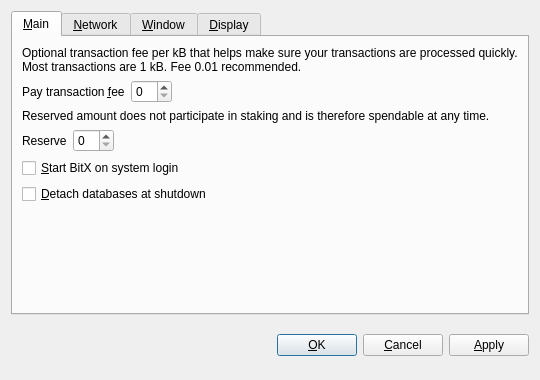
<?xml version="1.0" encoding="UTF-8"?>
<ui version="4.0">
 <class>OptionsDialog</class>
 <widget class="QDialog" name="OptionsDialog">
  <property name="geometry">
   <rect>
    <x>0</x>
    <y>0</y>
    <width>540</width>
    <height>380</height>
   </rect>
  </property>
  <property name="windowTitle">
   <string>Options</string>
  </property>
  <property name="modal">
   <bool>true</bool>
  </property>
  <layout class="QVBoxLayout" name="verticalLayout">
   <item>
    <widget class="QTabWidget" name="tabWidget">
     <property name="tabPosition">
      <enum>QTabWidget::North</enum>
     </property>
     <property name="currentIndex">
      <number>0</number>
     </property>
     <widget class="QWidget" name="tabMain">
      <attribute name="title">
       <string>&amp;Main</string>
      </attribute>
      <layout class="QVBoxLayout" name="verticalLayout_Main">
       <item>
        <widget class="QLabel" name="transactionFeeInfoLabel">
         <property name="text">
          <string>Optional transaction fee per kB that helps make sure your transactions are processed quickly. Most transactions are 1 kB. Fee 0.01 recommended.</string>
         </property>
         <property name="textFormat">
          <enum>Qt::PlainText</enum>
         </property>
         <property name="wordWrap">
          <bool>true</bool>
         </property>
        </widget>
       </item>
       <item>
        <layout class="QHBoxLayout" name="horizontalLayoutFee">
         <item>
          <widget class="QLabel" name="transactionFeeLabel">
           <property name="text">
            <string>Pay transaction &amp;fee</string>
           </property>
           <property name="textFormat">
            <enum>Qt::PlainText</enum>
           </property>
           <property name="buddy">
            <cstring>transactionFee</cstring>
           </property>
          </widget>
         </item>
         <item>
          <widget class="BitcoinAmountField" name="transactionFee"/>
         </item>
         <item>
          <spacer name="horizontalSpacerFee">
           <property name="orientation">
            <enum>Qt::Horizontal</enum>
           </property>
           <property name="sizeHint" stdset="0">
            <size>
             <width>40</width>
             <height>20</height>
            </size>
           </property>
          </spacer>
         </item>
        </layout>
       </item>
       <item>
        <widget class="QLabel" name="reserveBalanceInfoLabel">
         <property name="text">
          <string>Reserved amount does not participate in staking and is therefore spendable at any time.</string>
         </property>
         <property name="textFormat">
          <enum>Qt::PlainText</enum>
         </property>
         <property name="wordWrap">
          <bool>true</bool>
         </property>
        </widget>
       </item>
       <item>
        <layout class="QHBoxLayout" name="horizontalLayoutReserveBalance">
         <item>
          <widget class="QLabel" name="reserveBalanceLabel">
           <property name="text">
            <string>Reserve</string>
           </property>
           <property name="textFormat">
            <enum>Qt::PlainText</enum>
           </property>
           <property name="buddy">
            <cstring>reserveBalance</cstring>
           </property>
          </widget>
         </item>
         <item>
          <widget class="BitcoinAmountField" name="reserveBalance"/>
         </item>
         <item>
          <spacer name="horizontalSpacerReserveBalance">
           <property name="orientation">
            <enum>Qt::Horizontal</enum>
           </property>
           <property name="sizeHint" stdset="0">
            <size>
             <width>40</width>
             <height>20</height>
            </size>
           </property>
          </spacer>
         </item>
        </layout>
       </item>
       <item>
        <widget class="QCheckBox" name="bitcoinAtStartup">
         <property name="toolTip">
          <string>Automatically start BitX after logging in to the system.</string>
         </property>
         <property name="text">
          <string>&amp;Start BitX on system login</string>
         </property>
        </widget>
       </item>
       <item>
        <widget class="QCheckBox" name="detachDatabases">
         <property name="toolTip">
          <string>Detach block and address databases at shutdown. This means they can be moved to another data directory, but it slows down shutdown. The wallet is always detached.</string>
         </property>
         <property name="text">
          <string>&amp;Detach databases at shutdown</string>
         </property>
        </widget>
       </item>
       <item>
        <spacer name="verticalSpacer_Main">
         <property name="orientation">
          <enum>Qt::Vertical</enum>
         </property>
         <property name="sizeHint" stdset="0">
          <size>
           <width>20</width>
           <height>40</height>
          </size>
         </property>
        </spacer>
       </item>
      </layout>
     </widget>
     <widget class="QWidget" name="tabNetwork">
      <attribute name="title">
       <string>&amp;Network</string>
      </attribute>
      <layout class="QVBoxLayout" name="verticalLayout_Network">
       <item>
        <widget class="QCheckBox" name="mapPortUpnp">
         <property name="toolTip">
          <string>Automatically open the BitX client port on the router. This only works when your router supports UPnP and it is enabled.</string>
         </property>
         <property name="text">
          <string>Map port using &amp;UPnP</string>
         </property>
        </widget>
       </item>
       <item>
        <widget class="QCheckBox" name="connectSocks">
         <property name="toolTip">
          <string>Connect to the BitX network through a SOCKS proxy (e.g. when connecting through Tor).</string>
         </property>
         <property name="text">
          <string>&amp;Connect through SOCKS proxy:</string>
         </property>
        </widget>
       </item>
       <item>
        <layout class="QHBoxLayout" name="horizontalLayout_Network">
         <item>
          <widget class="QLabel" name="proxyIpLabel">
           <property name="text">
            <string>Proxy &amp;IP:</string>
           </property>
           <property name="textFormat">
            <enum>Qt::PlainText</enum>
           </property>
           <property name="buddy">
            <cstring>proxyIp</cstring>
           </property>
          </widget>
         </item>
         <item>
          <widget class="QValidatedLineEdit" name="proxyIp">
           <property name="maximumSize">
            <size>
             <width>140</width>
             <height>16777215</height>
            </size>
           </property>
           <property name="toolTip">
            <string>IP address of the proxy (e.g. 127.0.0.1)</string>
           </property>
          </widget>
         </item>
         <item>
          <widget class="QLabel" name="proxyPortLabel">
           <property name="text">
            <string>&amp;Port:</string>
           </property>
           <property name="textFormat">
            <enum>Qt::PlainText</enum>
           </property>
           <property name="buddy">
            <cstring>proxyPort</cstring>
           </property>
          </widget>
         </item>
         <item>
          <widget class="QLineEdit" name="proxyPort">
           <property name="maximumSize">
            <size>
             <width>55</width>
             <height>16777215</height>
            </size>
           </property>
           <property name="toolTip">
            <string>Port of the proxy (e.g. 9050)</string>
           </property>
          </widget>
         </item>
         <item>
          <widget class="QLabel" name="socksVersionLabel">
           <property name="text">
            <string>SOCKS &amp;Version:</string>
           </property>
           <property name="textFormat">
            <enum>Qt::PlainText</enum>
           </property>
           <property name="buddy">
            <cstring>socksVersion</cstring>
           </property>
          </widget>
         </item>
         <item>
          <widget class="QValueComboBox" name="socksVersion">
           <property name="toolTip">
            <string>SOCKS version of the proxy (e.g. 5)</string>
           </property>
          </widget>
         </item>
         <item>
          <spacer name="horizontalSpacer_Network">
           <property name="orientation">
            <enum>Qt::Horizontal</enum>
           </property>
           <property name="sizeHint" stdset="0">
            <size>
             <width>40</width>
             <height>20</height>
            </size>
           </property>
          </spacer>
         </item>
        </layout>
       </item>
       <item>
        <spacer name="verticalSpacer_Network">
         <property name="orientation">
          <enum>Qt::Vertical</enum>
         </property>
         <property name="sizeHint" stdset="0">
          <size>
           <width>20</width>
           <height>40</height>
          </size>
         </property>
        </spacer>
       </item>
      </layout>
     </widget>
     <widget class="QWidget" name="tabWindow">
      <attribute name="title">
       <string>&amp;Window</string>
      </attribute>
      <layout class="QVBoxLayout" name="verticalLayout_Window">
       <item>
        <widget class="QCheckBox" name="minimizeToTray">
         <property name="toolTip">
          <string>Show only a tray icon after minimizing the window.</string>
         </property>
         <property name="text">
          <string>&amp;Minimize to the tray instead of the taskbar</string>
         </property>
        </widget>
       </item>
       <item>
        <widget class="QCheckBox" name="minimizeOnClose">
         <property name="toolTip">
          <string>Minimize instead of exit the application when the window is closed. When this option is enabled, the application will be closed only after selecting Quit in the menu.</string>
         </property>
         <property name="text">
          <string>M&amp;inimize on close</string>
         </property>
        </widget>
       </item>
       <item>
        <spacer name="verticalSpacer_Window">
         <property name="orientation">
          <enum>Qt::Vertical</enum>
         </property>
         <property name="sizeHint" stdset="0">
          <size>
           <width>20</width>
           <height>40</height>
          </size>
         </property>
        </spacer>
       </item>
      </layout>
     </widget>
     <widget class="QWidget" name="tabDisplay">
      <attribute name="title">
       <string>&amp;Display</string>
      </attribute>
      <layout class="QVBoxLayout" name="verticalLayout_Display">
       <item>
        <layout class="QHBoxLayout" name="horizontalLayout_1_Display">
         <item>
          <widget class="QLabel" name="langLabel">
           <property name="text">
            <string>User Interface &amp;language:</string>
           </property>
           <property name="textFormat">
            <enum>Qt::PlainText</enum>
           </property>
           <property name="buddy">
            <cstring>lang</cstring>
           </property>
          </widget>
         </item>
         <item>
          <widget class="QValueComboBox" name="lang">
           <property name="toolTip">
            <string>The user interface language can be set here. This setting will take effect after restarting BitX.</string>
           </property>
          </widget>
         </item>
        </layout>
       </item>
       <item>
        <layout class="QHBoxLayout" name="horizontalLayout_2_Display">
         <item>
          <widget class="QLabel" name="unitLabel">
           <property name="text">
            <string>&amp;Unit to show amounts in:</string>
           </property>
           <property name="textFormat">
            <enum>Qt::PlainText</enum>
           </property>
           <property name="buddy">
            <cstring>unit</cstring>
           </property>
          </widget>
         </item>
         <item>
          <widget class="QValueComboBox" name="unit">
           <property name="toolTip">
            <string>Choose the default subdivision unit to show in the interface and when sending coins.</string>
           </property>
          </widget>
         </item>
        </layout>
       </item>
       <item>
        <widget class="QCheckBox" name="displayAddresses">
         <property name="toolTip">
          <string>Whether to show BitX addresses in the transaction list or not.</string>
         </property>
         <property name="text">
          <string>&amp;Display addresses in transaction list</string>
         </property>
        </widget>
       </item>
       <item>
        <widget class="QCheckBox" name="coinControlFeatures">
         <property name="toolTip">
          <string>Whether to show coin control features or not.</string>
         </property>
         <property name="text">
          <string>Display coin &amp;control features (experts only!)</string>
         </property>
        </widget>
       </item>
       <item>
        <spacer name="verticalSpacer_Display">
         <property name="orientation">
          <enum>Qt::Vertical</enum>
         </property>
         <property name="sizeHint" stdset="0">
          <size>
           <width>20</width>
           <height>40</height>
          </size>
         </property>
        </spacer>
       </item>
      </layout>
     </widget>
    </widget>
   </item>
   <item>
    <layout class="QHBoxLayout" name="horizontalLayout_Buttons">
     <item>
      <spacer name="horizontalSpacer_1">
       <property name="orientation">
        <enum>Qt::Horizontal</enum>
       </property>
       <property name="sizeHint" stdset="0">
        <size>
         <width>40</width>
         <height>48</height>
        </size>
       </property>
      </spacer>
     </item>
     <item>
      <widget class="QLabel" name="statusLabel">
       <property name="font">
        <font>
         <weight>75</weight>
         <bold>true</bold>
        </font>
       </property>
       <property name="text">
        <string/>
       </property>
       <property name="textFormat">
        <enum>Qt::PlainText</enum>
       </property>
       <property name="wordWrap">
        <bool>true</bool>
       </property>
      </widget>
     </item>
     <item>
      <spacer name="horizontalSpacer_2">
       <property name="orientation">
        <enum>Qt::Horizontal</enum>
       </property>
       <property name="sizeHint" stdset="0">
        <size>
         <width>40</width>
         <height>48</height>
        </size>
       </property>
      </spacer>
     </item>
     <item>
      <widget class="QPushButton" name="okButton">
       <property name="text">
        <string>&amp;OK</string>
       </property>
      </widget>
     </item>
     <item>
      <widget class="QPushButton" name="cancelButton">
       <property name="text">
        <string>&amp;Cancel</string>
       </property>
       <property name="autoDefault">
        <bool>false</bool>
       </property>
      </widget>
     </item>
     <item>
      <widget class="QPushButton" name="applyButton">
       <property name="text">
        <string>&amp;Apply</string>
       </property>
       <property name="autoDefault">
        <bool>false</bool>
       </property>
      </widget>
     </item>
    </layout>
   </item>
  </layout>
 </widget>
 <customwidgets>
  <customwidget>
   <class>BitcoinAmountField</class>
   <extends>QSpinBox</extends>
   <header>bitcoinamountfield.h</header>
  </customwidget>
  <customwidget>
   <class>QValueComboBox</class>
   <extends>QComboBox</extends>
   <header>qvaluecombobox.h</header>
  </customwidget>
  <customwidget>
   <class>QValidatedLineEdit</class>
   <extends>QLineEdit</extends>
   <header>qvalidatedlineedit.h</header>
  </customwidget>
 </customwidgets>
 <resources/>
 <connections/>
</ui>
